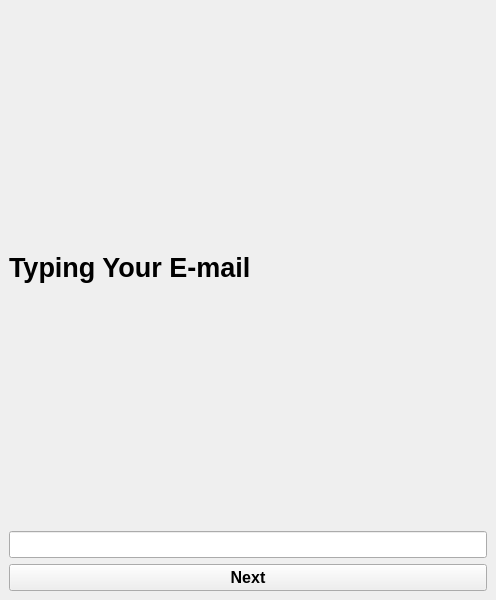
<?xml version="1.0" encoding="UTF-8"?>
<ui version="4.0">
 <class>MainWindow</class>
 <widget class="QMainWindow" name="MainWindow">
  <property name="enabled">
   <bool>true</bool>
  </property>
  <property name="geometry">
   <rect>
    <x>0</x>
    <y>0</y>
    <width>496</width>
    <height>600</height>
   </rect>
  </property>
  <property name="windowTitle">
   <string>MainWindow</string>
  </property>
  <widget class="QWidget" name="centralwidget">
   <layout class="QVBoxLayout" name="verticalLayout_2">
    <item>
     <layout class="QVBoxLayout" name="verticalLayout">
      <item>
       <widget class="QLabel" name="l_email">
        <property name="font">
         <font>
          <pointsize>20</pointsize>
          <weight>75</weight>
          <bold>true</bold>
         </font>
        </property>
        <property name="lineWidth">
         <number>0</number>
        </property>
        <property name="text">
         <string>Typing Your E-mail</string>
        </property>
       </widget>
      </item>
      <item>
       <widget class="QLineEdit" name="lineEdit">
        <property name="font">
         <font>
          <pointsize>12</pointsize>
         </font>
        </property>
       </widget>
      </item>
      <item>
       <widget class="QPushButton" name="btn_common">
        <property name="enabled">
         <bool>true</bool>
        </property>
        <property name="font">
         <font>
          <pointsize>12</pointsize>
          <weight>75</weight>
          <bold>true</bold>
         </font>
        </property>
        <property name="text">
         <string>Next</string>
        </property>
       </widget>
      </item>
     </layout>
    </item>
   </layout>
  </widget>
  <widget class="QMenuBar" name="menubar">
   <property name="geometry">
    <rect>
     <x>0</x>
     <y>0</y>
     <width>496</width>
     <height>21</height>
    </rect>
   </property>
  </widget>
 </widget>
 <resources/>
 <connections/>
</ui>
